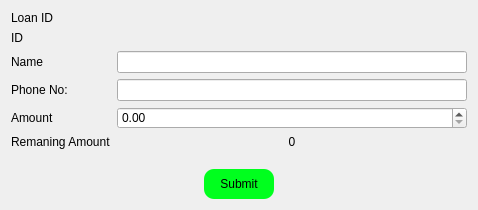
<?xml version="1.0" encoding="UTF-8"?>
<ui version="4.0">
 <class>Dialog</class>
 <widget class="QDialog" name="Dialog">
  <property name="geometry">
   <rect>
    <x>0</x>
    <y>0</y>
    <width>478</width>
    <height>210</height>
   </rect>
  </property>
  <property name="windowTitle">
   <string>Dialog</string>
  </property>
  <property name="styleSheet">
   <string notr="true">QLabel{
	font: 12pt &quot;Arial&quot;;
}
QLineEdit{
	font: 12pt &quot;Verdana&quot;;
	
}
QPushButton{
border-radius: 10px;
	background-color: rgb(0, 255, 30);
}
QPushButton:hover{
border-radius: 10px;
	background-color: rgb(255, 0, 0)
}</string>
  </property>
  <layout class="QGridLayout" name="gridLayout_2">
   <item row="0" column="0">
    <layout class="QGridLayout" name="gridLayout">
     <item row="0" column="0">
      <layout class="QFormLayout" name="formLayout">
       <item row="2" column="0">
        <widget class="QLabel" name="label_3">
         <property name="text">
          <string>Name</string>
         </property>
        </widget>
       </item>
       <item row="2" column="1">
        <widget class="QLineEdit" name="nrpname"/>
       </item>
       <item row="3" column="0">
        <widget class="QLabel" name="label_2">
         <property name="text">
          <string>Phone No:</string>
         </property>
        </widget>
       </item>
       <item row="3" column="1">
        <widget class="QLineEdit" name="nrpphone"/>
       </item>
       <item row="4" column="0">
        <widget class="QLabel" name="label">
         <property name="text">
          <string>Amount</string>
         </property>
        </widget>
       </item>
       <item row="4" column="1">
        <widget class="QDoubleSpinBox" name="nrpamount">
         <property name="maximum">
          <double>999999999999.000000000000000</double>
         </property>
        </widget>
       </item>
       <item row="5" column="0">
        <widget class="QLabel" name="label_4">
         <property name="text">
          <string>Remaning Amount</string>
         </property>
        </widget>
       </item>
       <item row="5" column="1">
        <widget class="QLabel" name="nrpremaninamount">
         <property name="text">
          <string>0</string>
         </property>
         <property name="alignment">
          <set>Qt::AlignCenter</set>
         </property>
        </widget>
       </item>
       <item row="1" column="0">
        <widget class="QLabel" name="label_5">
         <property name="text">
          <string>ID</string>
         </property>
        </widget>
       </item>
       <item row="1" column="1">
        <widget class="QLabel" name="nrpshowid">
         <property name="text">
          <string/>
         </property>
        </widget>
       </item>
       <item row="0" column="0">
        <widget class="QLabel" name="label_6">
         <property name="text">
          <string>Loan ID</string>
         </property>
        </widget>
       </item>
       <item row="0" column="1">
        <widget class="QLabel" name="nrploanid">
         <property name="text">
          <string/>
         </property>
        </widget>
       </item>
      </layout>
     </item>
     <item row="1" column="0">
      <layout class="QHBoxLayout" name="horizontalLayout">
       <item>
        <spacer name="horizontalSpacer">
         <property name="orientation">
          <enum>Qt::Horizontal</enum>
         </property>
         <property name="sizeHint" stdset="0">
          <size>
           <width>40</width>
           <height>20</height>
          </size>
         </property>
        </spacer>
       </item>
       <item>
        <widget class="QPushButton" name="nrpsubmit">
         <property name="minimumSize">
          <size>
           <width>70</width>
           <height>30</height>
          </size>
         </property>
         <property name="text">
          <string>Submit</string>
         </property>
        </widget>
       </item>
       <item>
        <spacer name="horizontalSpacer_2">
         <property name="orientation">
          <enum>Qt::Horizontal</enum>
         </property>
         <property name="sizeHint" stdset="0">
          <size>
           <width>40</width>
           <height>20</height>
          </size>
         </property>
        </spacer>
       </item>
      </layout>
     </item>
    </layout>
   </item>
  </layout>
 </widget>
 <resources/>
 <connections/>
</ui>
